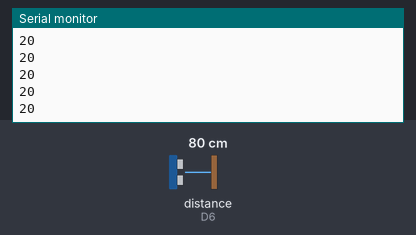
Bench run of a sketch on a simulated ESP8266 (NodeMCU). Parts: the last lines printed to the serial monitor. Wiring (inferred from the names in the program): ultrasonic range finder: trigger D5; echo D6. Inputs (shaded band) come from the test bench; at power-on: distance to the obstacle (sensor on D6) 80 cm. The echo pulse lasts 58.3 µs per cm; WiFi joins after 1.5 s; servers stay silent unless stated; a WiFi scan finds three made-up networks.

Above: at 5.2 s.
5.3 s: distance to the obstacle (sensor on D6) set to 2 cm
At 6.0 s:
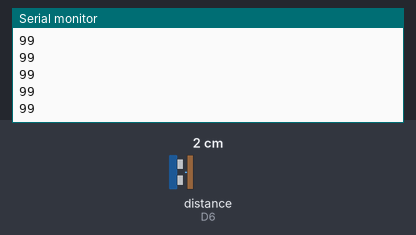
6.8 s: distance to the obstacle (sensor on D6) set to 4 cm
At 7.8 s:
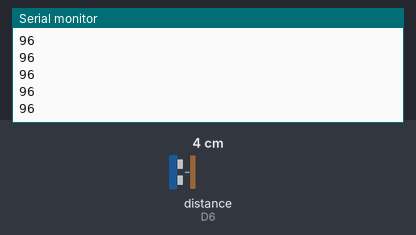
Timing chart, 0 to 9.8 s (numbered marks = the images above; inputs shaded):
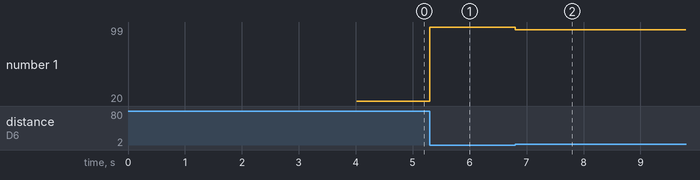

The sketch:

esp8266_programing.ino
```cpp
#include <Arduino.h>
#include <SocketIoClient.h>
#include <ESP8266WiFi.h>
#include <ArduinoJson.h>


#define USER_SERIAL Serial

const char *ssid = "Harshal";
const char *pass = "Harshal19";
String deviceId = "62089afbf93bdf9dc2ab2c6e";
String roomId = "cdc13982-13d1-424c-a5f8-7b1391691368";
long height=100;
SocketIoClient webSocket;

#define trig D5   // Trig pin
#define echo D6   // Echo Pin
long duration, inches, cm;
long currentVal = 0;
long prevVal = 0;

void setup() {
  pinMode(trig, OUTPUT); // Sets the trigPin as an Output
  pinMode(echo, INPUT); // Sets the echoPin as an Input

  USER_SERIAL.begin(115200);
  searchWiFi();
  connectWiFi();
  connectSocket();


  // use HTTP Basic Authorization this is optional remove if not needed
//    webSocket.setAuthorization("aniket12345", "12345");
}

void loop() {
  webSocket.loop();
  currentVal = level();
  if ( currentVal != prevVal) {
    sendMeasureData(currentVal);
    prevVal = currentVal;
  }

}

void sendMeasureData(long data1) {
  delay(400);
  DynamicJsonDocument doc(1024);
  doc["level"] = data1;
  char json[500];
  serializeJson(doc, json);
  webSocket.emit("room-message", json);
}


long level() {
    digitalWrite(trig, LOW);
    delayMicroseconds(5);
    digitalWrite(trig, HIGH);
    delayMicroseconds(10);
    digitalWrite(trig, LOW);
    long duration = pulseIn(echo, HIGH);
    long cm =(duration/2) / 29.1;
//    Serial.println(cm);
    long level =(height-cm)*100; // Change 15 according to your tank depth
    level=level/height;

//
    if (level < 0) {
      level = 0;
    }

    Serial.println(level);
//  long level = rand() % 100 + 1;
  return level;
}


void welcome(const char *message, size_t length)
{


  DynamicJsonDocument doc(1024);
  deserializeJson(doc, message);
  const char* val = doc["id"];
  USER_SERIAL.println(val);

}

void connectSocket() {
  webSocket.on("welcome", welcome);
  webSocket.begin("api-xpress-iot.herokuapp.com");
  DynamicJsonDocument doc(1024);
  doc["deviceId"]   = deviceId;
  doc["roomId"]   = roomId;
  char json[100];
  serializeJson(doc, json);
  webSocket.emit("join", json);
}

void searchWiFi() {
  int numberOfNetwork = WiFi.scanNetworks();
  USER_SERIAL.println("----");

  for (int i = 0; i < numberOfNetwork; i++ ) {
    USER_SERIAL.print("Network name: ");
    USER_SERIAL.println(WiFi.SSID(i));
    USER_SERIAL.print("Signal strength: ");
    USER_SERIAL.println(WiFi.RSSI(i));
    USER_SERIAL.println("--------------");
  }
}


void connectWiFi() {
  WiFi.begin(ssid, pass);
  while (WiFi.status() != WL_CONNECTED) {
    USER_SERIAL.print(".");
    delay(1000);
  }

  USER_SERIAL.print("");
  USER_SERIAL.println("WiFi connected");
  USER_SERIAL.print("IP Address : ");
  USER_SERIAL.println(WiFi.localIP());

}
```

Measured:
- after the input at 5.3 s, the serial monitor: prints a new line at once (image 1)
- after the input at 6.8 s, the serial monitor: prints a new line at once (image 2)
- plotted number 1: 20 → 99 after the input at 5.3 s, 99 → 96 after the input at 6.8 s
